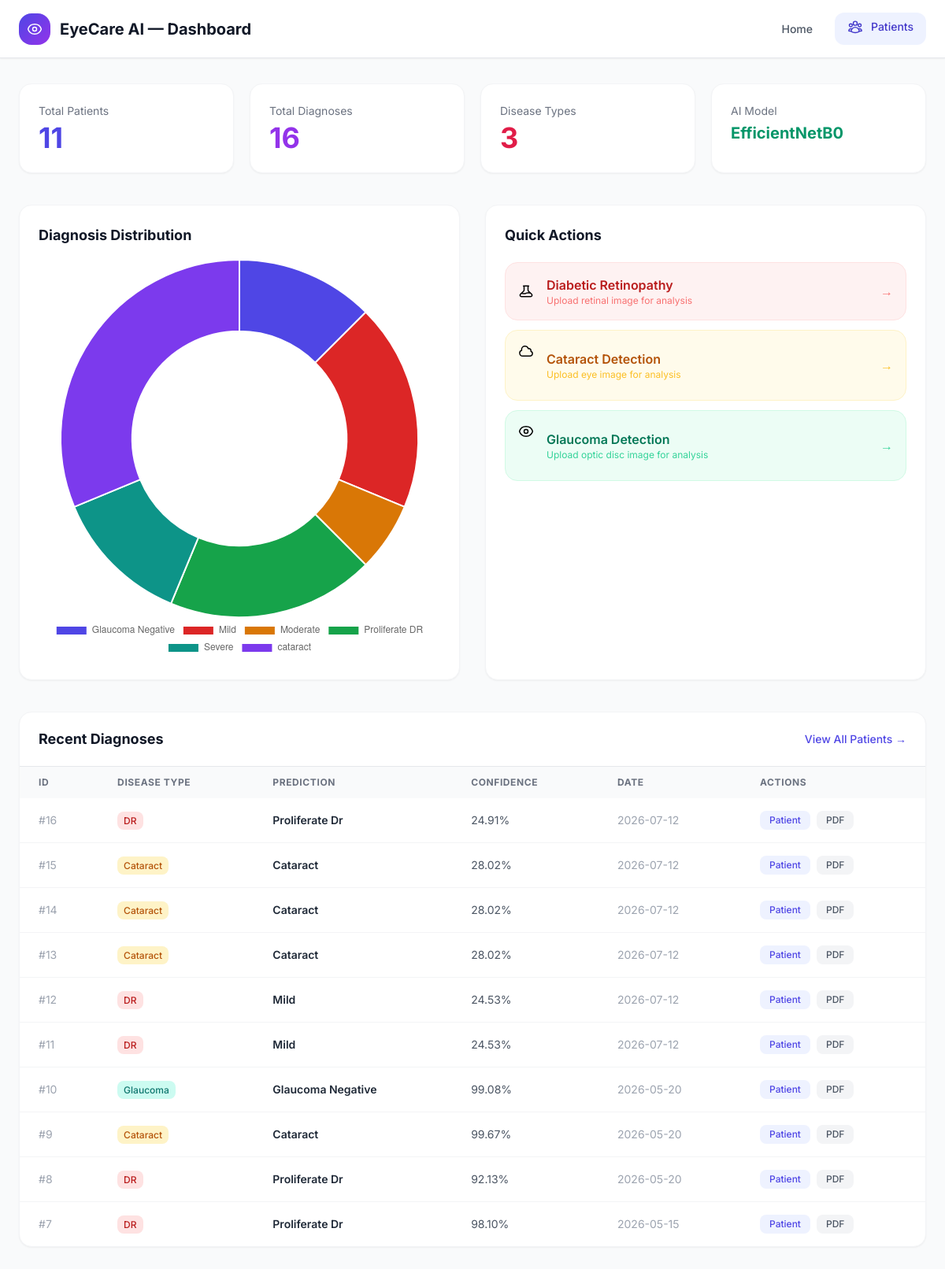
/dashboard, run on the app's committed database.
### models.py (models this page shows, shortened)
class Prediction(db.Model):
    __tablename__ = 'predictions'
    id              = db.Column(db.Integer, primary_key=True, autoincrement=True)
    patient_id      = db.Column(db.Integer, db.ForeignKey('patients.id'), nullable=False)
    disease_type    = db.Column(db.String(50),  nullable=False)   # diabetic_retinopathy | cataract | glaucoma
    prediction      = db.Column(db.String(100), nullable=False)
    confidence      = db.Column(db.Float,       nullable=False)
    cause           = db.Column(db.Text,        nullable=True)
    treatment       = db.Column(db.Text,        nullable=True)
    homeopathy      = db.Column(db.Text,        nullable=True)
    allopathy       = db.Column(db.Text,        nullable=True)
    ayurveda        = db.Column(db.Text,        nullable=True)
    india_hospitals = db.Column(db.Text,        nullable=True)
    usa_hospitals   = db.Column(db.Text,        nullable=True)
    cost_india      = db.Column(db.String(100), nullable=True)
    cost_usa        = db.Column(db.String(100), nullable=True)
    success_rate    = db.Column(db.String(100), nullable=True)
    diagnosed_at    = db.Column(db.DateTime, default=datetime.utcnow)
    def to_dict(self):
        return {
            'id':              self.id,
            'patient_id':      self.patient_id,
            'disease_type':    self.disease_type,
            'prediction':      self.prediction,
            'confidence':      f"{self.confidence:.2%}",
            'cause':           self.cause,
            'treatment':       self.treatment,
            'homeopathy':      self.homeopathy,
            'allopathy':       self.allopathy,
            'ayurveda':        self.ayurveda,
            'india_hospitals': self.india_hospitals,
            'usa_hospitals':   self.usa_hospitals,
            'cost_india':      self.cost_india,
            'cost_usa':        self.cost_usa,
            'success_rate':    self.success_rate,
            'diagnosed_at':    self.diagnosed_at.strftime("%Y-%m-%d %H:%M:%S"),
        }

### app.py (the view)
@app.route('/dashboard')
def dashboard():
    stats = {
        'total_patients':    get_total_patients(),
        'total_predictions': get_total_predictions(),
        'disease_counts':    get_disease_counts(),
        'recent':            [p.to_dict() for p in get_recent_predictions(limit=10)],
    }
    return render_template('dashboard.html', **stats)

### database.py (called while the page is built)
def get_recent_predictions(limit: int = 10):
    from models import Prediction
    return (Prediction.query
            .order_by(Prediction.diagnosed_at.desc())
            .limit(limit)
            .all())

def get_disease_counts():
    from models import Prediction
    from sqlalchemy import func
    results = (db.session.query(Prediction.prediction, func.count(Prediction.id))
               .group_by(Prediction.prediction)
               .all())
    return {label: count for label, count in results}

def get_total_patients():
    from models import Patient
    return Patient.query.count()

def get_total_predictions():
    from models import Prediction
    return Prediction.query.count()

### templates/dashboard.html (shortened to what this page needs)
<!DOCTYPE html>
<html lang="en">
<head>
  <script src="https://cdn.tailwindcss.com"></script>
</head>
<body class="bg-gray-50 min-h-screen">
  <header class="bg-white shadow-sm border-b sticky top-0 z-50">
    <div class="max-w-7xl mx-auto px-6 py-4 flex items-center justify-between">
      <div class="flex items-center gap-3">
        <div class="w-10 h-10 bg-gradient-to-br from-indigo-600 to-purple-600 rounded-2xl flex items-center justify-center text-white"></div>
        <h1 class="text-xl font-bold text-gray-900">EyeCare AI — Dashboard</h1>
      </div>
      <nav class="flex items-center gap-3">
        <a href="{{ url_for('home') }}" class="px-4 py-2 text-sm text-gray-600 hover:text-indigo-600 font-medium transition">Home</a>
        <a href="{{ url_for('patients_list') }}" class="px-4 py-2 text-sm bg-indigo-50 hover:bg-indigo-100 text-indigo-700 rounded-xl font-medium transition"><span class="inline-flex items-center gap-1.5"> Patients</span></a>
      </nav>
    </div>
  </header>
  <div class="max-w-7xl mx-auto px-6 py-8">
    <div class="grid grid-cols-2 md:grid-cols-4 gap-5 mb-10">
      <div class="bg-white rounded-2xl shadow-sm border border-gray-100 p-6">
        <p class="text-sm text-gray-500 mb-1">Total Patients</p>
        <p class="text-4xl font-bold text-indigo-600">{{ total_patients }}</p>
      </div>
      <div class="bg-white rounded-2xl shadow-sm border border-gray-100 p-6">
        <p class="text-sm text-gray-500 mb-1">Total Diagnoses</p>
        <p class="text-4xl font-bold text-purple-600">{{ total_predictions }}</p>
      </div>
      <div class="bg-white rounded-2xl shadow-sm border border-gray-100 p-6">
        <p class="text-sm text-gray-500 mb-1">Disease Types</p>
        <p class="text-4xl font-bold text-rose-600">3</p>
      </div>
      <div class="bg-white rounded-2xl shadow-sm border border-gray-100 p-6">
        <p class="text-sm text-gray-500 mb-1">AI Model</p>
        <p class="text-xl font-bold text-emerald-600 mt-1">EfficientNetB0</p>
      </div>
    </div>
    <div class="grid md:grid-cols-2 gap-8 mb-10">
      <div class="bg-white rounded-2xl shadow-sm border border-gray-100 p-6">
        <h3 class="text-lg font-bold text-gray-900 mb-4">Diagnosis Distribution</h3>
        {% if disease_counts %}
        <canvas id="diseaseChart" height="220"></canvas>
        {% endif %}
      </div>
      <div class="bg-white rounded-2xl shadow-sm border border-gray-100 p-6">
        <h3 class="text-lg font-bold text-gray-900 mb-5">Quick Actions</h3>
        <div class="space-y-3">
          <a href="{{ url_for('disease_prediction') }}"
             class="flex items-center gap-4 p-4 bg-red-50 hover:bg-red-100 border border-red-100 rounded-2xl transition">
            <span class="text-3xl"></span>
            <div>
              <p class="font-semibold text-red-700">Diabetic Retinopathy</p>
              <p class="text-xs text-red-400">Upload retinal image for analysis</p>
            </div>
            <span class="ml-auto text-red-400">→</span>
          </a>
          <a href="{{ url_for('disease_prediction2') }}"
             class="flex items-center gap-4 p-4 bg-amber-50 hover:bg-amber-100 border border-amber-100 rounded-2xl transition">
            <span class="text-3xl"></span>
            <div>
              <p class="font-semibold text-amber-700">Cataract Detection</p>
              <p class="text-xs text-amber-400">Upload eye image for analysis</p>
            </div>
            <span class="ml-auto text-amber-400">→</span>
          </a>
          <a href="{{ url_for('disease_prediction3') }}"
             class="flex items-center gap-4 p-4 bg-emerald-50 hover:bg-emerald-100 border border-emerald-100 rounded-2xl transition">
            <span class="text-3xl"></span>
            <div>
              <p class="font-semibold text-emerald-700">Glaucoma Detection</p>
              <p class="text-xs text-emerald-400">Upload optic disc image for analysis</p>
            </div>
            <span class="ml-auto text-emerald-400">→</span>
          </a>
        </div>
      </div>
    </div>
    <div class="bg-white rounded-2xl shadow-sm border border-gray-100 overflow-hidden">
      <div class="px-6 py-5 border-b flex items-center justify-between">
        <h3 class="text-lg font-bold text-gray-900">Recent Diagnoses</h3>
        <a href="{{ url_for('patients_list') }}" class="text-sm text-indigo-600 hover:text-indigo-800 font-medium">View All Patients →</a>
      </div>
      {% if recent %}
      <div class="overflow-x-auto">
        <table class="w-full text-sm">
          <thead class="bg-gray-50 text-gray-500 uppercase text-xs tracking-wider">
            <tr>
              <th class="px-6 py-3 text-left">ID</th>
              <th class="px-6 py-3 text-left">Disease Type</th>
              <th class="px-6 py-3 text-left">Prediction</th>
              <th class="px-6 py-3 text-left">Confidence</th>
              <th class="px-6 py-3 text-left">Date</th>
              <th class="px-6 py-3 text-left">Actions</th>
            </tr>
          </thead>
          <tbody class="divide-y divide-gray-100">
            {% for r in recent %}
            <tr class="hover:bg-gray-50 transition">
              <td class="px-6 py-4 text-gray-400">#{{ r.id }}</td>
              <td class="px-6 py-4">
                {% if r.disease_type == 'diabetic_retinopathy' %}
                <span class="px-2 py-1 bg-red-100 text-red-700 rounded-lg text-xs font-medium">DR</span>
                {% elif r.disease_type == 'cataract' %}
                <span class="px-2 py-1 bg-amber-100 text-amber-700 rounded-lg text-xs font-medium">Cataract</span>
                {% else %}
                <span class="px-2 py-1 bg-teal-100 text-teal-700 rounded-lg text-xs font-medium">Glaucoma</span>
                {% endif %}
              </td>
              <td class="px-6 py-4 font-semibold text-gray-800">{{ r.prediction.replace('_',' ').title() }}</td>
              <td class="px-6 py-4 text-gray-600">{{ r.confidence }}</td>
              <td class="px-6 py-4 text-gray-400">{{ r.diagnosed_at[:10] }}</td>
              <td class="px-6 py-4">
                <div class="flex gap-2">
                  <a href="{{ url_for('patient_detail', patient_id=r.patient_id) }}"
                     class="px-3 py-1 bg-indigo-50 text-indigo-600 rounded-lg text-xs font-medium hover:bg-indigo-100 transition">Patient</a>
                  <a href="{{ url_for('download_report', pred_id=r.id) }}"
                     class="px-3 py-1 bg-gray-100 text-gray-600 rounded-lg text-xs font-medium hover:bg-gray-200 transition">PDF</a>
                </div>
              </td>
            </tr>
            {% endfor %}
          </tbody>
        </table>
      </div>
      {% endif %}
    </div>
  </div>
  <script>
    {% if disease_counts %}
    const ctx = document.getElementById('diseaseChart').getContext('2d');
    const labels = {{ disease_counts.keys() | list | tojson }};
    const data   = {{ disease_counts.values() | list | tojson }};
    const colors = [
      '#4f46e5','#dc2626','#d97706','#16a34a','#0d9488',
      '#7c3aed','#db2777','#2563eb','#65a30d'
    ];
    new Chart(ctx, {
      type: 'doughnut',
      data: {
        labels: labels.map(l => l.replace(/_/g,' ')),
        datasets: [{
          data: data,
          backgroundColor: colors.slice(0, labels.length),
          borderWidth: 2,
          borderColor: '#fff'
        }]
      },
      options: {
        plugins: {
          legend: { position: 'bottom', labels: { font: { size: 12 } } }
        },
        cutout: '60%'
      }
    });
    {% endif %}
  </script>
</body>
</html>

### templates/dashboard.html (style rules this page uses)
body { font-family: 'Inter', sans-serif; }

### data on the page
Prediction: id "16", shows "DR", prediction.replace "Proliferate Dr", confidence "24.91%", diagnosed_at "2026-07-12"
Prediction: id "15", disease_type "Cataract", prediction.replace "Cataract", confidence "28.02%", diagnosed_at "2026-07-12"
Prediction: id "14", disease_type "Cataract", prediction.replace "Cataract", confidence "28.02%", diagnosed_at "2026-07-12"
Prediction: id "13", disease_type "Cataract", prediction.replace "Cataract", confidence "28.02%", diagnosed_at "2026-07-12"
Prediction: id "12", shows "DR", prediction.replace "Mild", confidence "24.53%", diagnosed_at "2026-07-12"
Prediction: id "11", shows "DR", prediction.replace "Mild", confidence "24.53%", diagnosed_at "2026-07-12"
Prediction: id "10", disease_type "Glaucoma", prediction.replace "Glaucoma Negative", confidence "99.08%", diagnosed_at "2026-05-20"
Prediction: id "9", disease_type "Cataract", prediction.replace "Cataract", confidence "99.67%", diagnosed_at "2026-05-20"
Prediction: id "8", shows "DR", prediction.replace "Proliferate Dr", confidence "92.13%", diagnosed_at "2026-05-20"
Prediction: id "7", shows "DR", prediction.replace "Proliferate Dr", confidence "98.10%", diagnosed_at "2026-05-15"

### other printed values
{{ total_patients }} "11"
{{ total_predictions }} "16"
chart data {{ disease_counts.values() | list | tojson }} [2, 3, 1, 3, 2, 5]
